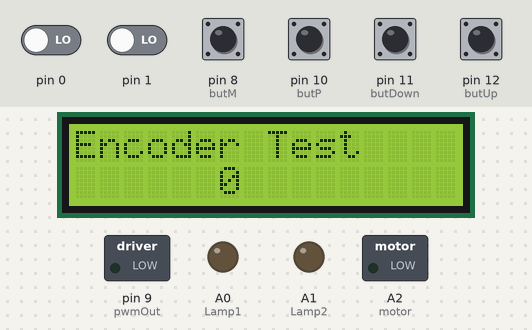
Bench run of a sketch on a simulated Arduino Uno, built with avr-gcc and run on an emulated ATmega328P. Shown: 16×2 character LCD, switched loads named in the sketch (green lamp = pin HIGH), output pins drawn as LEDs (lit = HIGH). The test bench sets the inputs (shaded band); at power-on: pin 8 (butM), pin 10 (butP), pin 11 (butDown), pin 12 (butUp) HIGH, pin 0, pin 1 LOW.

Above: at 1.2 s.
1.3 s: pin 0 driven HIGH
At 1.6 s:
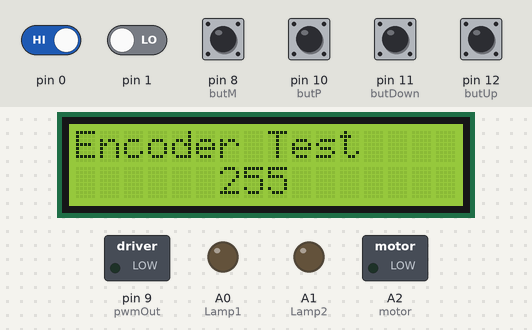
2.8 s: pin 11 (butDown) pulled LOW for 0.15 s
At 3.4 s:
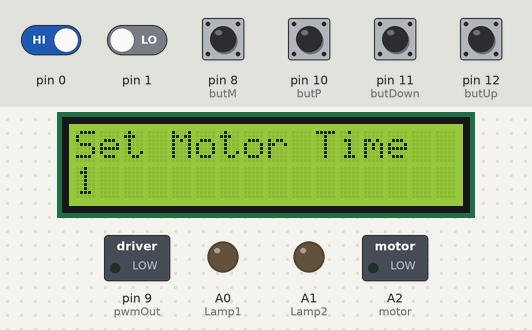
4.4 s: pin 11 (butDown) pulled LOW for 1 s
At 5.7 s:
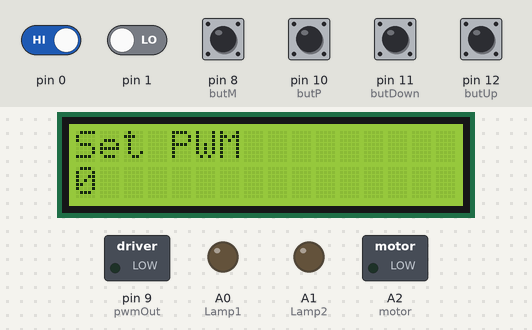
6.9 s: pin 11 (butDown) pulled LOW for 0.15 s
At 7.6 s:
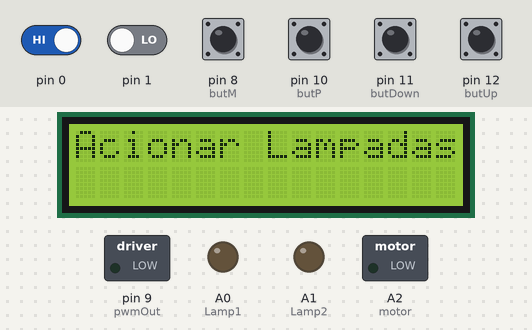
8.5 s: pin 8 (butM) pulled LOW for 0.15 s
At 9.8 s:
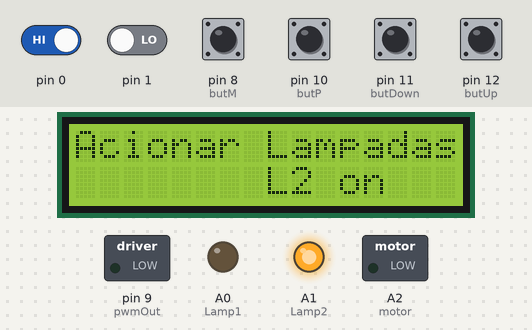
10.1 s: pin 10 (butP) pulled LOW for 0.15 s
At 11.2 s:
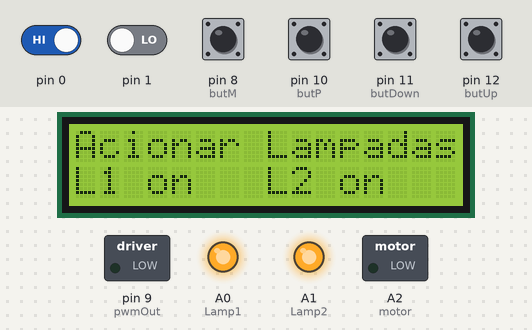
Timing chart, 0 to 12.7 s (numbered marks = the images above; inputs shaded):
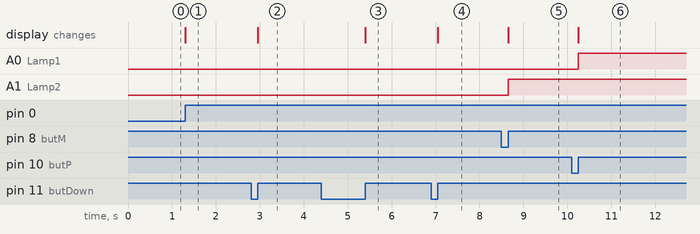

The sketch:

arduino033_WR_source_encoder.ino
```cpp
/*
   Curso de Arduino WR Kits Aula 33

   www.wrkits.com.br
   facebook.com/wrkits
   youtube.com/user/canalwrkits

   Çendo de um Rotary Encoder

   Autor: Eng. Wagner Rambo, Data: Setembro de 2015

*/

// --- Bibliotecas Auxiliares ---
#include <LiquidCrystal.h>                              //Biblioteca para o display LCD

// --- Mapeamento de Hardware ---
#define butUp    12                                     //Botão para selecionar tela acima no digital 12
#define butDown  11                                     //Botão para selecionar tela abaixo no digital 11
#define butP     10                                     //Botão de ajuste mais no digital 10
#define butM      8                                     //Botão de ajuste menos no digital 9
#define Lamp1    A0                                     //Saída para lâmpada 1 no A0 (será usado como digital)
#define Lamp2    A1                                     //Saída para lâmpada 2 no A1 (será usado como digital)
#define motor    A2                                     //Saída para motor
#define pwmOut    9                                     //Saída para o pwm

// --- Protótipo das Funções Auxiliares ---
void changeMenu();                                      //Função para modificar o menu atual
void dispMenu();                                        //Função para mostrar o menu atual
void data_hora();                                       //Função do menu1, data e hora
void temperatura();                                     //Função do menu2, temperatura
void lights();                                          //Função do menu3, acionamento de lampadas
void menu4();                                           //Função do menu4, ajuste de PWM
void menu5();                                           //Função do menu5, controle do tempo de acionamento de um motor
void motorControl(unsigned int seconds);                //Função que controla o tempo em que o motor fica acionado
char read_encoder();                                    //Função para leitura de um rotary encoder
void displayEncoder();                                  //Função para exibir valor do encoder no display

// --- Variáveis Globais ---
char menu = 0x01;                                       //Variável para selecionar o menu
char set1 = 0x00, set2 = 0x00;                          //Controle das lâmpadas
int  pwm = 0x00;                                        //Variável para mostrar o valor do PWM
int  mTime = 0x01;                                      //Variável para o tempo de acionamento do motor
boolean t_butUp, t_butDown, t_butP, t_butM;             //Flags para armazenar o estado dos botões

// --- Hardware do LCD ---
LiquidCrystal disp(7,  //RS no digital 7
                   6,  //EN no digital 6
                   5,  //D4 no digital 5
                   4,  //D5 no digital 4
                   3,  //D6 no digital 3
                   2); //D7 no digital 2

// --- Configurações Iniciais ---
void setup()
{
  disp.begin(16,2);                                      //Inicializa LCD 16 x 2

  for(char i=10; i<13; i++) pinMode(i, INPUT_PULLUP);    //Entrada para os botões (digitais 10 a 12) com pull-ups internos
  pinMode(butM, INPUT_PULLUP);                           //Entrada para butM com pull-up interno
  pinMode(pwmOut, OUTPUT);                               //Saída para PWM
  pinMode(Lamp1, OUTPUT);                                //Configura saída para lâmpada 1
  pinMode(Lamp2, OUTPUT);                                //Configura saída para lâmpara 2
  pinMode(motor, OUTPUT);                                //Configura saida para o motor

  t_butUp   = 0x00;                                      //limpa flag do botão Up
  t_butDown = 0x00;                                      //limpa flag do botão Down
  t_butP    = 0x00;                                      //limpa flag do botão P
  t_butM    = 0x00;                                      //limpa flag do botão M

  digitalWrite(Lamp1, LOW);                              //Lâmpada 1 inicia apagada
  digitalWrite(Lamp2, LOW);                              //Lâmpada 2 inicia apagada


} //end setup


// --- Loop Infinito ---
void loop()
{


   changeMenu();
   dispMenu();

} //end loop

// --- Desenvolvimento das Funções Auxiliares ---
void changeMenu()                                       //Modifica o menu atual
{
   if(!digitalRead(butUp))   t_butUp   = 0x01;          //Botão Up pressionado? Seta flag
   if(!digitalRead(butDown)) t_butDown = 0x01;          //Botão Down pressionado? Seta flag

   if(digitalRead(butUp) && t_butUp)                    //Botão Up solto e flag setada?
   {                                                    //Sim...
      t_butUp = 0x00;                                   //Limpa flag

      disp.clear();                                     //Limpa display
      menu++;                                           //Incrementa menu

      if(menu > 0x05) menu = 0x01;                      //Se menu maior que 5, volta a ser 1

   } //end butUp

   if(digitalRead(butDown) && t_butDown)                //Botão Down solto e flag setada?
   {                                                    //Sim...
      t_butDown = 0x00;                                 //Limpa flag

      disp.clear();                                     //Limpa display
      menu--;                                           //Decrementa menu

      if(menu < 0x01) menu = 0x05;                      //Se menu menor que 1, volta a ser 5

   } //end butDown

} //end changeMenu

void dispMenu()                                         //Mostra o menu atual
{
    switch(menu)                                        //Controle da variável menu
    {
       case 0x01:                                       //Caso 1
             displayEncoder();                          //Chama a função do rotary Encoder

             break;                                     //break
       case 0x02:                                       //Caso 2
             temperatura();                             //Chama a função do termômetro

             break;                                     //break
       case 0x03:                                       //Caso 3
             lights();                                  //Chama função para acionamento de lâmpadas

             break;                                     //break
       case 0x04:                                       //Caso 4
             menu4();                                   //Chama função para o menu4

             break;                                     //break
       case 0x05:                                       //Caso 5
             menu5();                                   //Chama função para o menu5

             break;                                     //break

    } //end switch menu

} //end dispMenu

void data_hora()                                        //Data e Hora (menu1)
{

   disp.setCursor(0,0);                                 //Posiciona cursor na coluna 1, linha 1
   disp.print("Data e Hora");                           //Imprime mensagem
   disp.setCursor(0,1);                                 //Posiciona cursor na coluna 1, linha 2

   // Desenvolver uma função de data e hora...

   disp.print("27/08/15  15:14");                       //Mostrador (apenas ilustrativo......)

} //end data_hora

void temperatura()                                      //Temperatura (menu2)
{
   disp.setCursor(0,0);                                 //Posiciona cursor na coluna 1, linha 1
   disp.print("Temperatura");                           //Imprime mensagem
   disp.setCursor(1,1);                                 //Posiciona cursor na coluna 2, linha 2

   // Desenvolver uma função de data e hora...

   disp.print("25 Celsius");                            //Mostrador (apenas ilustrativo......)

} //end temperatura()

void lights()                                           //Acionamento de lâmpadas (menu3)
{

   disp.setCursor(0,0);                                 //Posiciona cursor na coluna 1, linha 1
   disp.print("Acionar Lampadas");                      //Imprime mensagem do menu 3


   if(!digitalRead(butP))    t_butP    = 0x01;          //Botão P pressionado? Seta flag
   if(!digitalRead(butM))    t_butM    = 0x01;          //Botão M pressionado? Seta flag

   if(digitalRead(butP) && t_butP)                      //Botão P solto e flag setada?
   {                                                    //Sim...
      t_butP = 0x00;                                    //Limpa flag

      set1++;                                           //Incrementa set1

      if(set1 > 2) set1 = 0x01;                         //Se maior que 2, volta a ser 1

      switch(set1)                                      //Controle do set1
      {
          case 0x01:                                    //Caso 1
                disp.setCursor(0,1);                    //Posiciona cursor na coluna 1, linha 2
                disp.print("L1 on ");                   //Imprime mensagem
                digitalWrite(Lamp1, HIGH);              //Liga lâmpada 1
                break;                                  //Break
          case 0x02:                                    //Caso 2
                disp.setCursor(0,1);                    //Posiciona cursor na coluna 1, linha 2
                disp.print("L1 off");                   //Imprime mensagem
                digitalWrite(Lamp1, LOW);               //Desliga lâmpada 1
                break;                                  //Break

      } //end switch set1

   } //end butP

   if(digitalRead(butM) && t_butM)                      //Botão D solto e flag setada?
   {                                                    //Sim...
      t_butM = 0x00;                                    //Limpa flag

      set2++;                                           //Incrementa set2

      if(set2 > 2) set2 = 0x01;                         //Se maior que 2, volta a ser 1

      switch(set2)                                      //Controle do set2
      {
          case 0x01:                                    //Caso 1
                disp.setCursor(8,1);                    //Posiciona cursor na coluna 8, linha 2
                disp.print("L2 on ");                   //Imprime mensagem
                digitalWrite(Lamp2, HIGH);              //Liga lâmpada 2
                break;                                  //Break
          case 0x02:                                    //Caso 2
                disp.setCursor(8,1);                    //Posiciona cursor na coluna 8, linha 2
                disp.print("L2 off");                   //Imprime mensagem
                digitalWrite(Lamp2, LOW);               //Liga lâmpada 1
                break;                                  //Break

      } //end switch set1

   } //end butM


} //end lights

void menu4()                                            //Função genérica para um quarto menu...
{
   static unsigned char counter = 0; //variável para armazenar valor do encoder
   char tmpdata;

   tmpdata = read_encoder();

   disp.setCursor(0,0);                                 //Posiciona cursor na coluna 1, linha 1
   disp.print("Set PWM");                               //Imprime mensagem

    if( tmpdata )
    {
          disp.clear();
          counter += tmpdata;

    } //end if


   pwm = counter;                                       //Atualiza PWM

   analogWrite(pwmOut, pwm);                            //Gera sinal pwm na saída

   disp.setCursor(0,1);                                 //Posiciona cursor na coluna 1, linha 2
   disp.print(pwm);                                     //Mostra PWM


} //end menu4


void menu5()                                            //Função de controle do motor
{

   disp.setCursor(0,0);                                 //Posiciona cursor na coluna 1, linha 1
   disp.print("Set Motor Time");                        //Imprime mensagem

   if(!digitalRead(butP))    t_butP    = 0x01;          //Botão P pressionado? Seta flag
   if(!digitalRead(butM))    t_butM    = 0x01;          //Botão M pressionado? Seta flag

   if(digitalRead(butP) && t_butP)                      //Botão P solto e flag setada?
   {                                                    //Sim...
      t_butP = 0x00;                                    //Limpa flag

      mTime++;                                          //Incrementa mTime

      if(mTime > 120) mTime = 0;                        //Se maior que 120, volta a ser 0

      disp.clear();                                     //limpa display

   } //end butP

   if(digitalRead(butM) && t_butM)                      //Botão D solto e flag setada?
   {                                                    //Sim...
      t_butM = 0x00;                                    //Limpa flag


      motorControl(mTime);                              //Chama função de controle do motor com o parâmetro mTime


       disp.clear();                                    //limpa display

   } //end butM

   digitalWrite(motor, LOW);
   disp.setCursor(0,1);                                 //Posiciona cursor na coluna 1, linha 2
   disp.print(mTime);                                   //Mostra valor de mTime no display


} //end menu5


void motorControl(unsigned int seconds)
{
  char i = 0x00;                                        //Variável de iterações

  for(i=0;i<seconds;i++)                                //Executa enquanto i for menor que o parâmetro seconds
  {
     digitalWrite(motor, HIGH);                         //Coloca saída em high

     delay(1000);                                       //Tempo mínimo: 1 segundo
  } //end for


} //end motorControl


void displayEncoder()
{
        static unsigned char counter = 0; //variável para armazenar valor do encoder
        char tmpdata;

        tmpdata = read_encoder();

        disp.setCursor(0,0);
        disp.print("Encoder Test");                  //Imprime mensagem na coluna 1, linha 1

        disp.setCursor(6,1);                         //Posiciona cursor na coluna 1, linha 2
        disp.print(counter);                         //Mostra valor de mTime no display

        if( tmpdata )
        {
            disp.clear();
            counter += tmpdata;

        } //end if

} //end disp encoder


char read_encoder()                                    //Função para leitura de Rotary Encoder
{
  static char enc_states[] = {0,-1,1,0,1,0,0,-1,-1,0,0,1,0,1,-1,0};
  static unsigned char old_AB = 0;

  old_AB <<= 2;                                        //Salva o estado anterior
  old_AB |= ( PIND & 0x03 ); // 0000 0011                      //Adiciona o estado atual
  return ( enc_states[( old_AB & 0x0f )]);
}


   //pode-se implementar quantos menus quiser
   //............
```

Measured:
- after the input at 1.3 s, the display: first changes at once (image 1 shows a later state)
- after the input at 2.8 s, the display: changes after 0.16 s (image 2)
- after the input at 4.4 s, the display: changes after 1.0 s (image 3)
- after the input at 6.9 s, the display: changes after 0.15 s (image 4)
- after the input at 8.5 s, A1 (Lamp2): LOW → HIGH after 0.15 s; the display: changes after 0.15 s (image 5)
- after the input at 10.1 s, A0 (Lamp1): LOW → HIGH after 0.15 s; the display: changes after 0.15 s (image 6)
